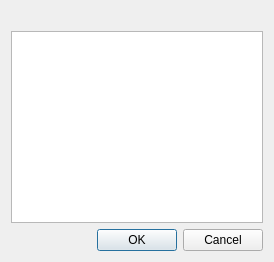
<?xml version="1.0" encoding="UTF-8"?>
<ui version="4.0">
    <class>multiline_dialog</class>
    <widget class="QDialog" name="multiline_dialog">
        <property name="geometry">
            <rect>
                <x>0</x>
                <y>0</y>
                <width>274</width>
                <height>262</height>
            </rect>
        </property>
        <layout class="QVBoxLayout">
            <item>
                <widget class="QLabel" name="label"/>
            </item>
            <item>
                <widget class="QPlainTextEdit" name="plainTextEdit"/>
            </item>
            <item>
                <widget class="QDialogButtonBox" name="buttonBox">
                    <property name="orientation">
                        <enum>Qt::Horizontal</enum>
                    </property>
                    <property name="standardButtons">
                        <set>QDialogButtonBox::Cancel|QDialogButtonBox::Ok</set>
                    </property>
                    <property name="centerButtons">
                        <bool>false</bool>
                    </property>
                </widget>
            </item>
        </layout>
    </widget>
    <resources>
        <include location="rc_resorses/resources.qrc"/>
    </resources>
    <connections>
        <connection>
            <sender>buttonBox</sender>
            <signal>accepted()</signal>
            <receiver>multiline_dialog</receiver>
            <slot>accept()</slot>
            <hints>
                <hint type="sourcelabel">
                    <x>191</x>
                    <y>275</y>
                </hint>
                <hint type="destinationlabel">
                    <x>250</x>
                    <y>300</y>
                </hint>
            </hints>
        </connection>
        <connection>
            <sender>buttonBox</sender>
            <signal>rejected()</signal>
            <receiver>multiline_dialog</receiver>
            <slot>reject()</slot>
            <hints>
                <hint type="sourcelabel">
                    <x>254</x>
                    <y>272</y>
                </hint>
                <hint type="destinationlabel">
                    <x>239</x>
                    <y>293</y>
                </hint>
            </hints>
        </connection>
    </connections>
</ui>
